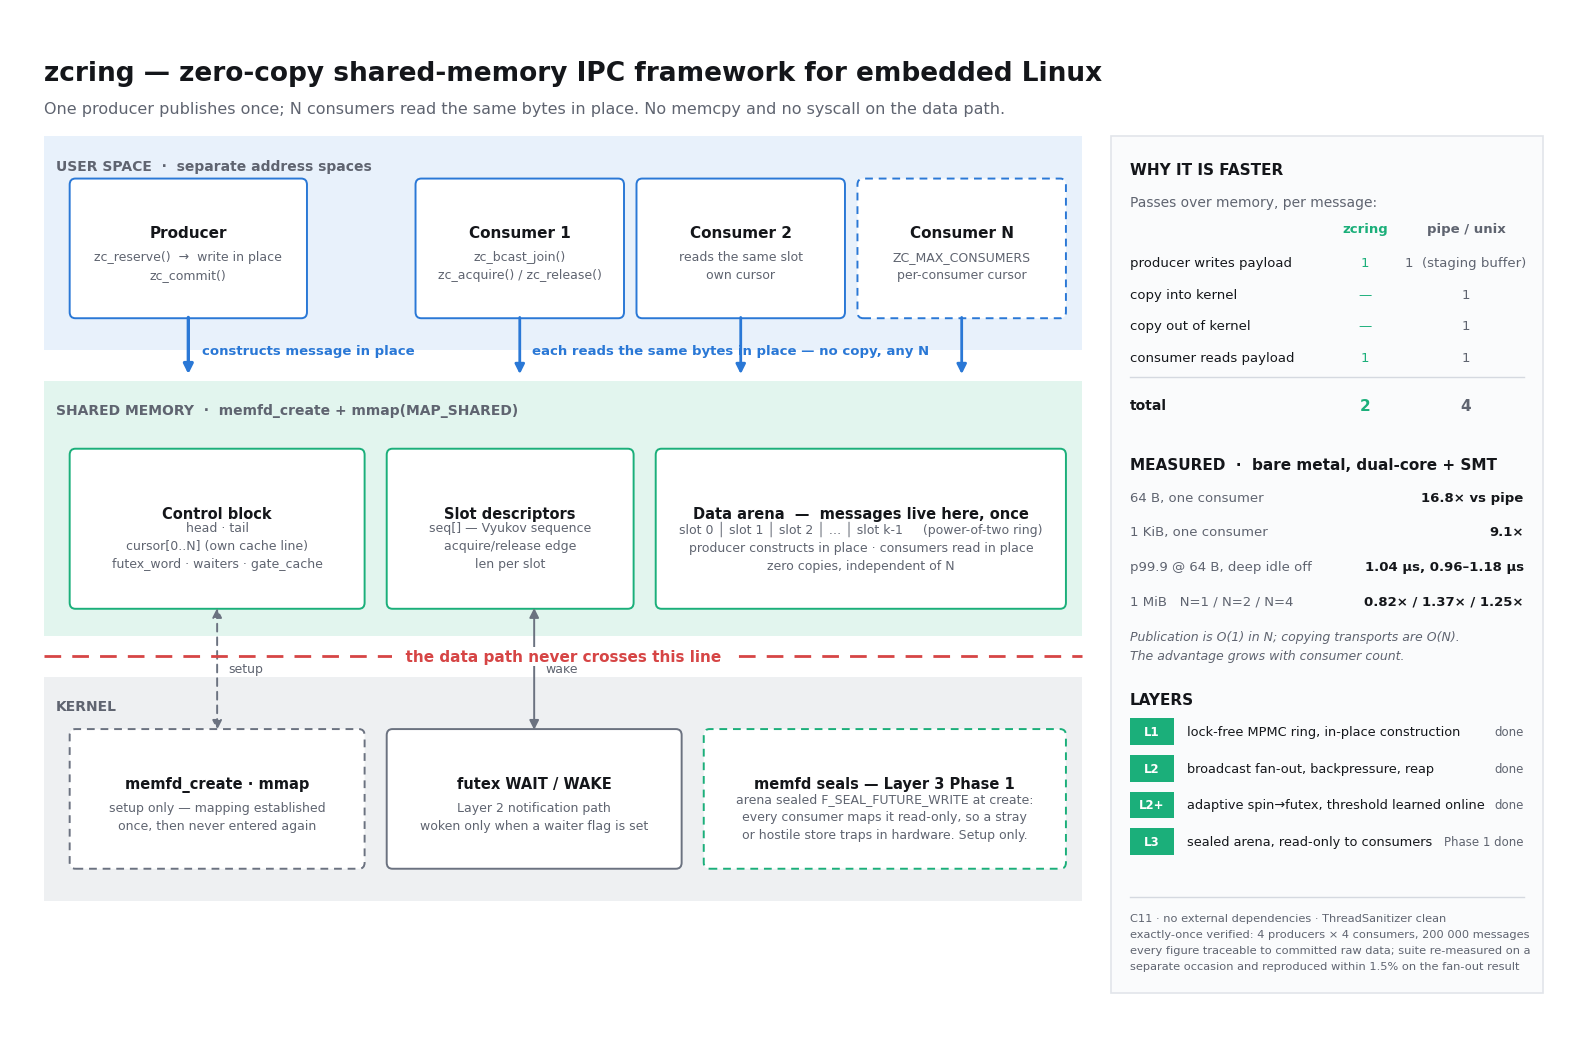

This figure's Python source:
#!/usr/bin/env python3
"""Generate docs/architecture.png — the Stage 1 submission architecture image.

Kept as a script rather than a hand-drawn image so the diagram is regenerable
and stays in sync with the code. The portal caps the image at 300 KB, so the
output is deliberately flat: no gradients, no photos, few colours.

    python3 docs/architecture.py
"""
import csv, collections, statistics
import matplotlib
matplotlib.use("Agg")
import matplotlib.pyplot as plt
from matplotlib.patches import FancyBboxPatch, FancyArrowPatch, Rectangle

# ---------------------------------------------------------------------------
# Measured figures are DERIVED from the committed CSVs, never retyped. An
# earlier revision hardcoded them here, and they silently reverted to
# superseded values (18-20x, 2.03x) during a branch merge while the rest of
# the repository had moved on. A scored artifact must not be able to drift
# away from the data it claims to show.
# ---------------------------------------------------------------------------
def _p50(path, key):
    d = collections.defaultdict(list)
    for r in csv.DictReader(open(path)):
        d[tuple(r[k] for k in key)].append(int(r["p50_ns"]))
    return {k: statistics.mean(v) for k, v in d.items()}

_sw = _p50("results/sweep.csv", ["transport", "size"])
_fo = _p50("results/fanout.csv", ["transport", "consumers", "size"])

def _sweep_ratio(size):
    z = _sw[("zcring", size)]
    return min(_sw[("pipe", size)], _sw[("unix", size)]) / z

def _fan_ratio(n):
    z = _fo[("zcring", n, "1048576")]
    return min(_fo[("pipe", n, "1048576")], _fo[("unix", n, "1048576")]) / z

MEAS_64B  = f"{_sweep_ratio('64'):.1f}\u00d7 vs pipe"
MEAS_1KIB = f"{_sweep_ratio('1024'):.1f}\u00d7"
MEAS_FAN  = " / ".join(f"{_fan_ratio(n):.2f}\u00d7" for n in ("1", "2", "4"))

_cq = [int(r["p999_ns"]) for r in csv.DictReader(open("results/cstate_confirm.csv"))
       if r["condition"] == "cstates_disabled_performance_quiet"]
MEAS_P999 = f"{statistics.mean(_cq)/1e3:.2f} µs, {min(_cq)/1e3:.2f}–{max(_cq)/1e3:.2f} µs"


INK      = "#14161a"
MUTED    = "#5f6470"
USER     = "#2a78d6"
USER_BG  = "#e8f1fb"
SHM      = "#1baf7a"
SHM_BG   = "#e2f5ee"
KERN     = "#6b7280"
KERN_BG  = "#eef0f2"
PLAN     = "#c98500"
PLAN_BG  = "#fdf3e0"
HOT      = "#d64545"

fig, ax = plt.subplots(figsize=(16, 10), dpi=100)
ax.set_xlim(0, 160); ax.set_ylim(3, 100); ax.axis("off")
fig.patch.set_facecolor("white")


def box(x, y, w, h, label, sub=None, ec=INK, fc="white", lw=1.4,
        fs=11, subfs=9, dashed=False, bold=True):
    p = FancyBboxPatch((x, y), w, h, boxstyle="round,pad=0.35,rounding_size=0.6",
                       linewidth=lw, edgecolor=ec, facecolor=fc,
                       linestyle=(0, (4, 3)) if dashed else "solid")
    ax.add_patch(p)
    ty = y + h / 2 + (1.5 if sub else 0)
    ax.text(x + w / 2, ty, label, ha="center", va="center", fontsize=fs,
            color=INK, fontweight="bold" if bold else "normal")
    if sub:
        ax.text(x + w / 2, ty - 3.2, sub, ha="center", va="center",
                fontsize=subfs, color=MUTED, linespacing=1.5)


def band(x, y, w, h, fc, label, ec=None):
    ax.add_patch(Rectangle((x, y), w, h, facecolor=fc, edgecolor=ec or "none",
                           linewidth=1.0, zorder=0))
    ax.text(x + 1.2, y + h - 2.2, label, ha="left", va="top", fontsize=10,
            color=MUTED, fontweight="bold", zorder=1)


def arrow(x1, y1, x2, y2, color=INK, lw=1.6, style="-|>", dashed=False, rad=0.0):
    ax.add_patch(FancyArrowPatch((x1, y1), (x2, y2), arrowstyle=style,
                                 mutation_scale=14, linewidth=lw, color=color,
                                 linestyle=(0, (4, 3)) if dashed else "solid",
                                 connectionstyle=f"arc3,rad={rad}", zorder=3))


# ----------------------------------------------------------------- title ----
ax.text(2, 96.5, "zcring — zero-copy shared-memory IPC framework for embedded Linux",
        fontsize=19, fontweight="bold", color=INK, va="top")
ax.text(2, 92.4, "One producer publishes once; N consumers read the same bytes in place. "
                 "No memcpy and no syscall on the data path.",
        fontsize=11.5, color=MUTED, va="top")

# ------------------------------------------------------------ user space ----
band(2, 68, 108, 21, USER_BG, "USER SPACE  ·  separate address spaces")

box(5, 71.5, 24, 13, "Producer", "zc_reserve()  →  write in place\nzc_commit()",
    ec=USER, fc="white")
box(41, 71.5, 21, 13, "Consumer 1", "zc_bcast_join()\nzc_acquire() / zc_release()",
    ec=USER, fc="white")
box(64, 71.5, 21, 13, "Consumer 2", "reads the same slot\nown cursor",
    ec=USER, fc="white")
box(87, 71.5, 21, 13, "Consumer N", "ZC_MAX_CONSUMERS\nper-consumer cursor",
    ec=USER, fc="white", dashed=True)

# --------------------------------------------------------- shared memory ----
band(2, 40, 108, 25, SHM_BG, "SHARED MEMORY  ·  memfd_create + mmap(MAP_SHARED)")

box(5, 43, 30, 15, "Control block",
    "head · tail\ncursor[0..N] (own cache line)\nfutex_word · waiters · gate_cache",
    ec=SHM, fc="white", fs=10.5)
box(38, 43, 25, 15, "Slot descriptors",
    "seq[] — Vyukov sequence\nacquire/release edge\nlen per slot",
    ec=SHM, fc="white", fs=10.5)
box(66, 43, 42, 15, "Data arena  —  messages live here, once",
    "slot 0 │ slot 1 │ slot 2 │ … │ slot k-1     (power-of-two ring)\n"
    "producer constructs in place · consumers read in place\n"
    "zero copies, independent of N",
    ec=SHM, fc="white", fs=10.5)

# Producer and consumers reach directly into the mapping. Arrows stop at the
# band edge rather than at a specific box: every party touches the arena, and
# pointing at one sub-box would imply a precision the picture doesn't have.
arrow(17, 71.5, 17, 65.4, color=USER, lw=2.4)
ax.text(18.4, 68.0, "constructs message in place", fontsize=9.5, color=USER,
        fontweight="bold", va="center")
# Only the first consumer arrow is labelled — three copies of the same words
# collide and add nothing; the pattern is obvious from one.
for cx in (51.5, 74.5, 97.5):
    arrow(cx, 71.5, cx, 65.4, color=USER, lw=2.0)
ax.text(52.8, 68.0, "each reads the same bytes in place — no copy, any N",
        fontsize=9.5, color=USER, fontweight="bold", va="center")

# ---------------------------------------------------------------- kernel ----
band(2, 14, 108, 22, KERN_BG, "KERNEL")

box(5, 17.5, 30, 13, "memfd_create · mmap",
    "setup only — mapping established\nonce, then never entered again",
    ec=KERN, fc="white", fs=10.5, dashed=True)
box(38, 17.5, 30, 13, "futex WAIT / WAKE",
    "Layer 2 notification path\nwoken only when a waiter flag is set",
    ec=KERN, fc="white", fs=10.5)
box(71, 17.5, 37, 13, "memfd seals — Layer 3 Phase 1",
    "arena sealed F_SEAL_FUTURE_WRITE at create:\n"
    "every consumer maps it read-only, so a stray\n"
    "or hostile store traps in hardware. Setup only.",
    ec=SHM, fc="white", fs=10.5, dashed=True)

arrow(20, 43, 20, 30.5, color=KERN, lw=1.4, dashed=True, style="<|-|>")
ax.text(21.2, 36.4, "setup", fontsize=9, color=MUTED)
arrow(53, 43, 53, 30.5, color=KERN, lw=1.4, style="<|-|>")
ax.text(54.2, 36.4, "wake", fontsize=9, color=MUTED)

# the headline: no syscall on the data path. Sits in the gap between the
# shared-memory band (ends y=40) and the kernel band (starts y=36).
ax.plot([2, 110], [38.0, 38.0], color=HOT, lw=2.0, ls=(0, (6, 4)), zorder=4)
ax.text(56, 38.0, "  the data path never crosses this line  ",
        ha="center", va="center", fontsize=11, color=HOT, fontweight="bold",
        zorder=5, bbox=dict(facecolor="white", edgecolor="none", pad=1.5))

# ------------------------------------------------------------ right rail ----
RX = 114
ax.add_patch(Rectangle((RX - 1, 5), 45, 84, facecolor="#fafbfc",
                       edgecolor="#e2e5ea", linewidth=1.2, zorder=0))

ax.text(RX + 1, 86.5, "WHY IT IS FASTER", fontsize=11, fontweight="bold",
        color=INK, va="top")
ax.text(RX + 1, 83.2,
        "Passes over memory, per message:", fontsize=10, color=MUTED, va="top")

rows = [("producer writes payload", "1", "1  (staging buffer)"),
        ("copy into kernel", "—", "1"),
        ("copy out of kernel", "—", "1"),
        ("consumer reads payload", "1", "1")]
ax.text(RX + 1,  79.4, "", fontsize=9)
ax.text(RX + 25.5, 79.6, "zcring", fontsize=9.5, fontweight="bold", color=SHM, ha="center")
ax.text(RX + 36,   79.6, "pipe / unix", fontsize=9.5, fontweight="bold", color=MUTED, ha="center")
y = 76.6
for name, a, b in rows:
    ax.text(RX + 1, y, name, fontsize=9.5, color=INK, va="center")
    ax.text(RX + 25.5, y, a, fontsize=9.5, color=SHM, ha="center", va="center")
    ax.text(RX + 36, y, b, fontsize=9.5, color=MUTED, ha="center", va="center")
    y -= 3.1
ax.plot([RX + 1, RX + 42], [y + 1.2, y + 1.2], color="#d5d9e0", lw=1.0)
ax.text(RX + 1, y - 1.6, "total", fontsize=10, fontweight="bold", color=INK, va="center")
ax.text(RX + 25.5, y - 1.6, "2", fontsize=11, fontweight="bold", color=SHM,
        ha="center", va="center")
ax.text(RX + 36, y - 1.6, "4", fontsize=11, fontweight="bold", color=MUTED,
        ha="center", va="center")

ax.text(RX + 1, 57.5, "MEASURED  ·  bare metal, dual-core + SMT",
        fontsize=11, fontweight="bold", color=INK, va="top")
meas = [("64 B, one consumer", MEAS_64B),
        ("1 KiB, one consumer", MEAS_1KIB),
        ("p99.9 @ 64 B, deep idle off", MEAS_P999),
        ("1 MiB   N=1 / N=2 / N=4", MEAS_FAN)]
y = 53.6
for k, v in meas:
    ax.text(RX + 1, y, k, fontsize=9.5, color=MUTED, va="center")
    ax.text(RX + 42, y, v, fontsize=9.5, color=INK, fontweight="bold",
            ha="right", va="center")
    y -= 3.4
ax.text(RX + 1, y + 0.6, "Publication is O(1) in N; copying transports are O(N).\n"
                         "The advantage grows with consumer count.",
        fontsize=9, color=MUTED, va="top", style="italic", linespacing=1.6)

ax.text(RX + 1, 34.5, "LAYERS", fontsize=11, fontweight="bold", color=INK, va="top")
layers = [("L1", "lock-free MPMC ring, in-place construction", SHM, "done"),
          ("L2", "broadcast fan-out, backpressure, reap", SHM, "done"),
          ("L2+", "adaptive spin→futex, threshold learned online", SHM, "done"),
          ("L3", "sealed arena, read-only to consumers", SHM, "Phase 1 done")]
y = 30.6
for tag, desc, col, state in layers:
    ax.add_patch(Rectangle((RX + 1, y - 1.3), 4.6, 2.6, facecolor=col,
                           edgecolor="none"))
    ax.text(RX + 3.3, y, tag, fontsize=8.5, color="white", ha="center",
            va="center", fontweight="bold")
    ax.text(RX + 7, y, desc, fontsize=9.3, color=INK, va="center")
    ax.text(RX + 42, y, state, fontsize=8.5, color=MUTED, ha="right", va="center")
    y -= 3.6

ax.plot([RX + 1, RX + 42], [14.4, 14.4], color="#d5d9e0", lw=1.0)
ax.text(RX + 1, 12.8,
        "C11 · no external dependencies · ThreadSanitizer clean\n"
        "exactly-once verified: 4 producers × 4 consumers, 200 000 messages\n"
        "every figure traceable to committed raw data; suite re-measured on a\n"
        "separate occasion and reproduced within 1.5% on the fan-out result",
        fontsize=8.2, color=MUTED, va="top", linespacing=1.75)

plt.tight_layout(pad=0.4)
plt.savefig("docs/architecture.png", dpi=100, facecolor="white",
            bbox_inches="tight", pad_inches=0.25)
print("wrote docs/architecture.png")
